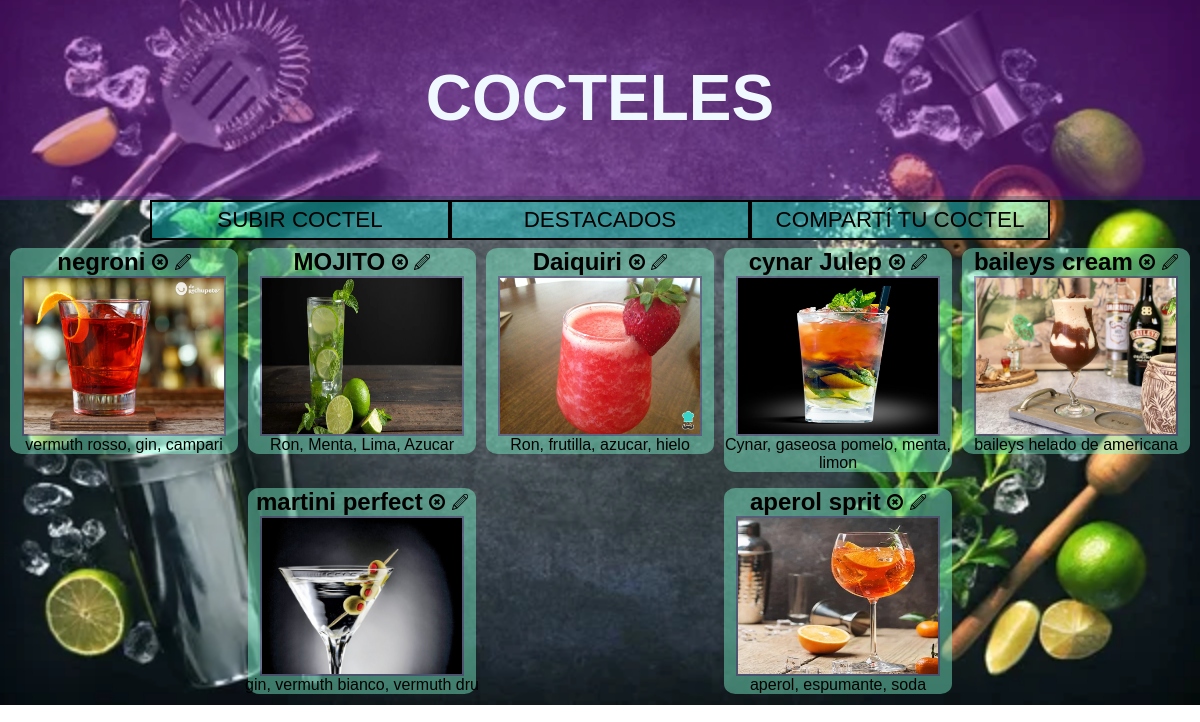
Screenshot of /TP/destacados.php with the database file from the repository.
### tables this page shows
CREATE TABLE `cocteles` (
  `ID` int(3) NOT NULL,
  `nombre` varchar(40) NOT NULL,
  `imagen` varchar(250) NOT NULL,
  `descripcion` varchar(400) NOT NULL
);

### TP/destacados.php (the view)
<?php include('header.php')?>
<section class="seccion_tragos">
<?php include('conexion.php');
$consulta = mysqli_query($conexion_db, "SELECT * FROM cocteles");
while($mostrar= mysqli_fetch_assoc($consulta)){
    ?>
<div class="tragos">
    <h2 id="nombres_coctel">
    <?php echo $mostrar['nombre'] ?>
    <a href="eliminar_coctel.php?id=<?php echo $mostrar['ID']?>" class="cruz">
    <img src="./imagen/cruz.png" height="16vh" width="16vw">
    </a>
    <a href="editar_coctel.php?id=<?php echo $mostrar['ID']?>" class="cruz">
    <img src="./imagen/lapiz.png" height="16vh" width="16vw">
    </a>
    </h2>
    <img id="imagenes" src="./imagen/<?php echo $mostrar['imagen']?>" alt="">
    <p id="recetas"><?php echo $mostrar['descripcion']?> </p>
</div>
<?php };
?>
</section>
</body>
</html>

### TP/header.php (shortened to what this page needs)
<!DOCTYPE html>
<html lang="en">
<head>
    <link rel="stylesheet" type="text/css" href="estilos.css">
</head>
<body>
<header>
    <div class="logo"><h1>COCTELES<h1> </div>
    <nav>
        <ul class="botonera">
            <li class="botones"><a class="botones_vinc" href="subir_coctel.php">SUBIR COCTEL</a></li>
            <li class="bonotes"><a class="botones_vinc" href="destacados.php">DESTACADOS</a></li>
            <li class="botones"><a class="botones_vinc" href="comunidad.php">COMPARTÍ TU COCTEL</a></li>
        </ul>
    </nav>
    </header>

### TP/estilos.css (style rules this page uses)
* { margin: 0; padding: 0; box-sizing: border-box; font-family:'Lucida Sans', 'Lucida Sans Regular', 'Lucida Grande', 'Lucida Sans Unicode', Geneva, Verdana, sans-serif; }
body { background-image: url(./imagen/fondo.jpg); background-repeat: no-repeat; background-position:center; background-size: cover; }
nav { height: 4vh; }
.logo { background-color: rgba(159, 0, 199, 0.336); height: 25vh; border-bottom: solid 4px rgba(1, 51, 58, 0.274); display: flex; justify-content: center; align-items: center; }
h1 { font-size: 4rem; color: aliceblue; font-family:'Arial Narrow Bold', sans-serif; }
.botonera { list-style-type: none; display: flex; flex-direction: row; justify-content: center; text-align: center; }
.botones { height: 5vh; width: 25vw; }
.botones_vinc { display: inline-block; background-color: rgba(0, 255, 255, 0.322); padding-top: 0.6vh; height: 5vh; width: 25vw; color: black; text-decoration: none; font-size: 1.4rem; border: solid 2px black; }
.seccion_tragos { display: flex; flex-wrap: wrap; justify-content:space-evenly; align-items: flex-start; }
.tragos { background-color: rgba(127, 255, 212, 0.432); width: 19vw; color: rgb(0, 0, 0); margin-top: 2vh; display: flex; justify-content: center; flex-direction: column; align-items: center; border-radius: 5%; }
#imagenes { height: 20vh; width: 17vw; border: solid 2px rgba(88, 0, 105, 0.363); }
#recetas { text-align: center; width: 20vw; }
.cruz { display: inline-block; }

### rows the page displays
cocteles: nombre "negroni", imagen (picture), descripcion "vermuth rosso, gin, campari"
cocteles: nombre "MOJITO", imagen (picture), descripcion "Ron, Menta, Lima, Azucar"
cocteles: nombre "Daiquiri", imagen (picture), descripcion "Ron, frutilla, azucar, hielo"
cocteles: nombre "cynar Julep", imagen (picture), descripcion "Cynar, gaseosa pomelo, menta, limon"
cocteles: nombre "baileys cream", imagen (picture), descripcion "baileys helado de americana"
cocteles: nombre "martini perfect", imagen (picture), descripcion "gin, vermuth bianco, vermuth dru"
cocteles: nombre "aperol sprit", imagen (picture), descripcion "aperol, espumante, soda"
